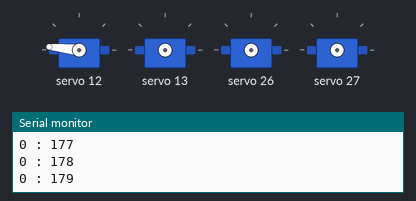
Simulated run of this sketch. Board: Arduino Uno, built with avr-gcc and run on an emulated ATmega328P. Parts: 4 × servo, the last lines printed to the serial monitor.

Above: at 3.8 s.
At 8.18 s:
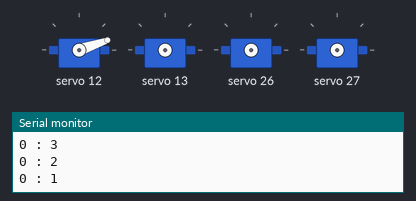
At 12.0 s:
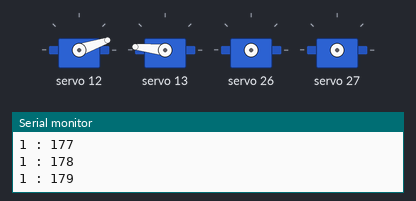
At 20.2 s:
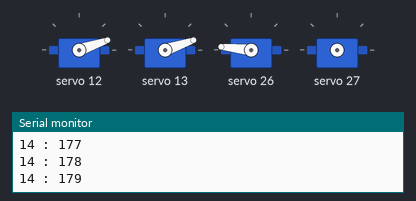
At 28.4 s:
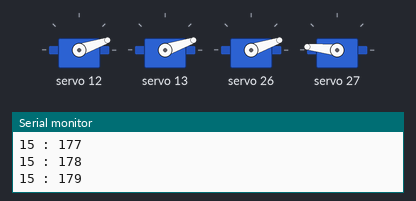
At 38.89 s:
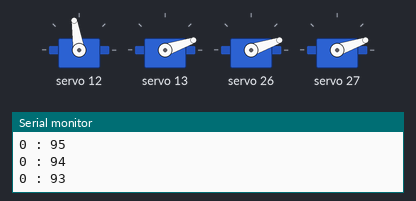
Timing chart, 0 to 40.0 s (numbered marks = the images above):
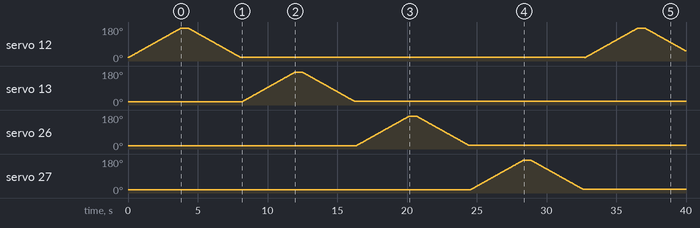

The sketch:

ServoTestDegree.ino
```cpp
/** Implemented by Stefan Fambach
 *  V2 Enter Servo positin in degree between 0 and 180
 *  http://www.fambach.net
 *  Rewritten but based on the Adafruit examples
 *  See also http://www.adafruit.com/products/815
  */
#include <Wire.h>
#include <Adafruit_PWMServoDriver.h>


// call the servo driver with the corretct address of the board.
Adafruit_PWMServoDriver pwm = Adafruit_PWMServoDriver(0x60);

#define MIN_PULSE  150
#define MAX_PULSE  480

#define MAX_DEG  180
#define MIN_DEG  0

#define NUM_SERVOS 4

#define SERVO_PIN_1 0
#define SERVO_PIN_2 1
#define SERVO_PIN_3 14
#define SERVO_PIN_4 15

uint8_t servoPins[] = {SERVO_PIN_1, SERVO_PIN_2,SERVO_PIN_3,SERVO_PIN_4};
uint8_t curServo = 0;

void setup() {
  Serial.begin(115200);
  Serial.println("4 Servo Test");

  pwm.begin();
  pwm.setPWMFreq(50);  // 50hz is the standard

  delay(10);
}

int curDegMax = 180;
int curDegMin = 0;

void loop() {

  for (uint16_t curDeg = curDegMin; curDeg < curDegMax; curDeg++) {
    pwm.setPWM(servoPins[curServo], 0, map(curDeg, MIN_DEG , MAX_DEG,MIN_PULSE,MAX_PULSE ));
    Serial.print(servoPins[curServo]);
    Serial.print(" : ");
    Serial.println(curDeg);
    delay(20);
  }

  delay(500);
  for (uint16_t curDeg = curDegMax; curDeg > curDegMin ; curDeg--) {
    pwm.setPWM(servoPins[curServo], 0, map(curDeg, MIN_DEG , MAX_DEG,MIN_PULSE,MAX_PULSE ));
    Serial.print(servoPins[curServo]);
    Serial.print(" : ");
    Serial.println(curDeg);

    delay(20);

  }

  delay(100);

  curServo ++;
  if (curServo > 3) curServo = 0;
}
```

Measured:
- by itself, servo 13: rises from 18° to 174° in 3.7 s, then falls to 19° in 4.3 s
- by itself, servo 26, servo 27: rises from 18° to 174° in 3.8 s, then falls to 19° in 4.3 s
